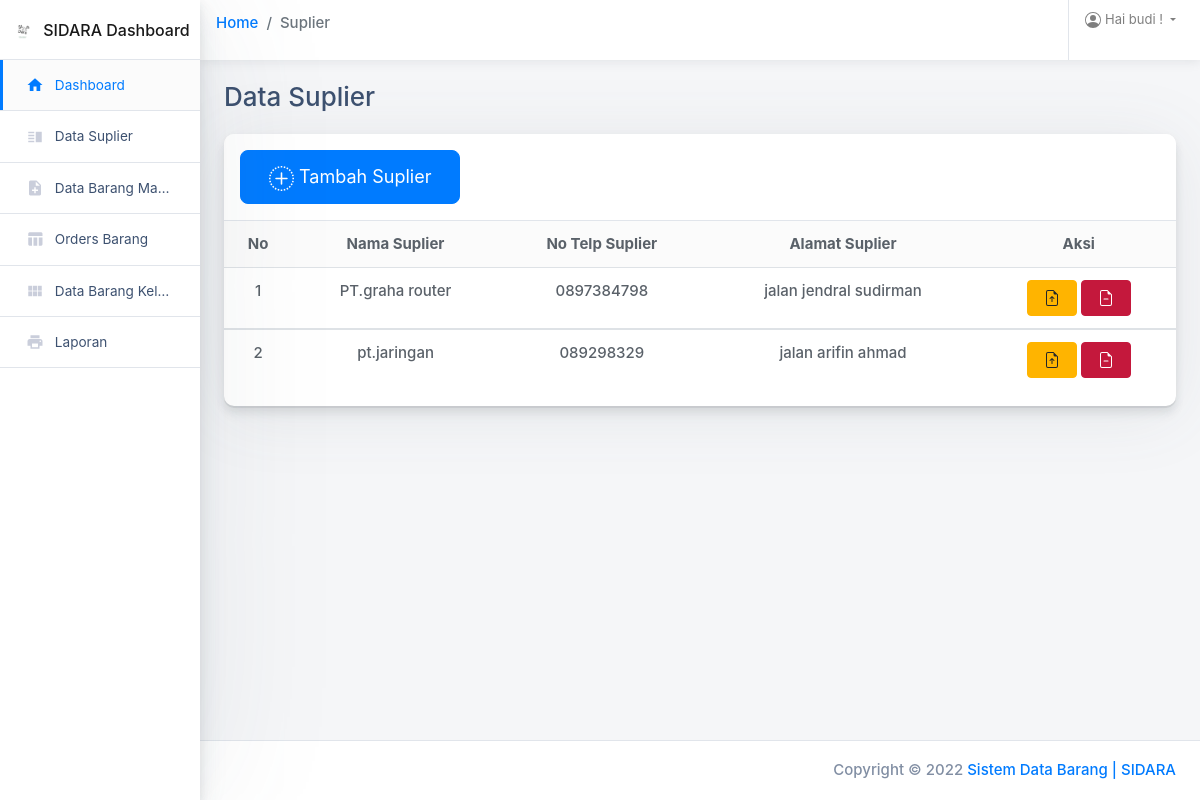
/suplier.php (signed in), run on the app's committed database.
### tables this page shows
CREATE TABLE `supplier` (
  `id_supplier` int(11) NOT NULL,
  `nama_supplier` varchar(30) NOT NULL,
  `no_telp_supplier` varchar(15) NOT NULL,
  `alamat` varchar(100) NOT NULL
);

### suplier.php (the view, shortened to what this page needs)
<?php
require 'function.php';
$supplier = mysqli_query($conn, "SELECT * FROM supplier");
?>
<!doctype html>
<html class="no-js h-100" lang="en">
<head>
    <link href="https://use.fontawesome.com/releases/v5.0.6/css/all.css" rel="stylesheet">
    <link rel="stylesheet" href="https://stackpath.bootstrapcdn.com/bootstrap/4.1.3/css/bootstrap.min.css">
    <link rel="stylesheet" id="main-stylesheet" data-version="1.1.0" href="styles/shards-dashboards.1.1.0.min.css">
    <link rel="stylesheet" href="styles/extras.1.1.0.min.css">
</head>
<body class="h-100">
    <div class="container-fluid">
        <div class="row">
            <aside class="main-sidebar col-12 col-md-3 col-lg-2 px-0">
                <div class="main-navbar">
                    <nav class="navbar align-items-stretch navbar-light bg-white flex-md-nowrap border-bottom p-0">
                        <a class="navbar-brand w-100 mr-0" href="dashboard.php" style="line-height: 25px;">
                            <div class="d-table m-auto">
                                <img id="main-logo" class="d-inline-block align-top mr-1" style="max-width: 25px;" src="images/logosidara.png" alt="Shards Dashboard">
                                <span class="d-none d-md-inline ml-1">SIDARA Dashboard</span>
                            </div>
                        </a>
                    </nav>
                </div>
                <div class="nav-wrapper">
                    <ul class="nav flex-column">
                        <li class="nav-item">
                            <a class="nav-link active" href="dashboard.php">
                                <i class="material-icons">home</i>
                                <span>Dashboard</span>
                            </a>
                        </li>
                        <li class="nav-item">
                            <a class="nav-link " href="suplier.php">
                                <i class="material-icons">vertical_split</i>
                                <span>Data Suplier</span>
                            </a>
                        </li>
                        <li class="nav-item">
                            <a class="nav-link " href="barangmasuk.php">
                                <i class="material-icons">note_add</i>
                                <span>Data Barang Masuk</span>
                            </a>
                        </li>
                        <li class="nav-item">
                            <a class="nav-link " href="permintaanbarang.php">
                                <i class="material-icons">table_chart</i>
                                <span>Orders Barang</span>
                            </a>
                        </li>
                        <li class="nav-item">
                            <a class="nav-link " href="barangkeluar.php">
                                <i class="material-icons">view_module</i>
                                <span>Data Barang Keluar</span>
                            </a>
                        </li>
                        <li class="nav-item">
                            <a class="nav-link " href="laporan.php">
                                <i class="material-icons">print</i>
                                <span>Laporan</span>
                            </a>
                        </li>
                    </ul>
                </div>
            </aside>
            <main class="main-content col-lg-10 col-md-9 col-sm-12 p-0 offset-lg-2 offset-md-3">
                <div class="main-navbar sticky-top bg-white">
                    <nav class="navbar align-items-stretch navbar-light flex-md-nowrap p-0">
                        <form action="#" class="main-navbar__search w-100 d-none d-md-flex d-lg-flex">
                            <nav aria-label="breadcrumb">
                                <ol class="breadcrumb bg-transparent ">
                                    <li class="breadcrumb-item "><a href="dashboard.php">Home</a></li>
                                    <li class="breadcrumb-item active" aria-current="page">Suplier</li>
                                </ol>
                            </nav>
                        </form>
                        <ul class="navbar-nav border-left flex-row ">
                            <li class="nav-item dropdown">
                                <a class="nav-link dropdown-toggle text-nowrap px-3" data-toggle="dropdown" href="#" role="button" aria-haspopup="true" aria-expanded="false">
                                    <span class="d-none d-md-inline-block">Hai <?php echo $_SESSION['username']; ?> !</span>
                                </a>
                            </li>
                        </ul>
                    </nav>
                </div>
                <div class="main-content-container container-fluid px-4">
                    <div class="page-header row no-gutters py-4">
                        <div class="col-12 col-sm-4 text-center text-sm-left mb-0">
                            <h3 class="page-title">Data Suplier</h3>
                        </div>
                    </div>
                    <div class="row">
                        <div class="col">
                            <div class="card card-small mb-4">
                                <div class="card-header border-bottom" data-bs-toggle="modal" data-bs-target="#tambahdata">
                                    <button type="button" class="btn btn-primary btn-lg"> Tambah Suplier</button>
                                </div>
                                <div class="card-body p-0 pb-3 text-center">
                                    <table class="table mb-0">
                                        <thead class="bg-light">
                                            <tr>
                                                <th scope="col" class="border-0">No</th>
                                                <th scope="col" class="border-0">Nama Suplier</th>
                                                <th scope="col" class="border-0">No Telp Suplier</th>
                                                <th scope="col" class="border-0">Alamat Suplier</th>
                                                <th scope="col" class="border-0">Aksi</th>
                                            </tr>
                                        </thead>
                                        <?php $i = 1; ?>
                                        <?php if (is_array($supplier) || is_object($supplier)) : ?>
                                            <?php foreach ($supplier as $spl) : ?>
                                                <tbody>
                                                    <tr>
                                                        <td><?= $i; ?></td>
                                                        <td><?= $spl["nama_supplier"]; ?></td>
                                                        <td><?= $spl["no_telp_supplier"]; ?></td>
                                                        <td><?= $spl["alamat"]; ?></td>
                                                        <td>
                                                            <div class="d-grid gap-2 d-md-block">
                                                                <a data-bs-toggle="modal" data-bs-target="#ubahdata<?= $spl["id_supplier"]; ?>" class="text-secondary font-weight-bold text-xs" data-toggle="tooltip" data-original-title="Edit suplier">
                                                                    <button class="btn btn-warning" type="button"></button>
                                                                </a>
                                                                <a href="hapusSupplier.php?dels=<?= $spl["id_supplier"]; ?>" class="text-secondary font-weight-bold text-xs" data-toggle="tooltip" data-original-title="hapus">
                                                                    <button class="btn btn-danger" type="button"></button>
                                                                </a>
                                                            </div>
                                                        </td>
                                                    </tr>
                                                </tbody>
                                                <?php $i++; ?>
                                            <?php endforeach; ?>
                                        <?php endif; ?>
                                    </table>
                                </div>
                            </div>
                        </div>
                    </div>
                </div>
                <footer class="main-footer d-flex p-2 px-3 bg-white border-top">
                    <span class="copyright ml-auto my-auto mr-2">Copyright © 2022
                        <a href="https://designrevision.com" rel="nofollow">Sistem Data Barang | SIDARA </a>
                    </span>
                </footer>
            </main>
        </div>
    </div>
</body>
</html>

### data on the page
supplier: nama_supplier "PT.graha router", no_telp_supplier "0897384798", alamat "jalan jendral sudirman"
supplier: nama_supplier "pt.jaringan", no_telp_supplier "089298329", alamat "jalan arifin ahmad"

### other printed values
$_SESSION['username'] "budi"
